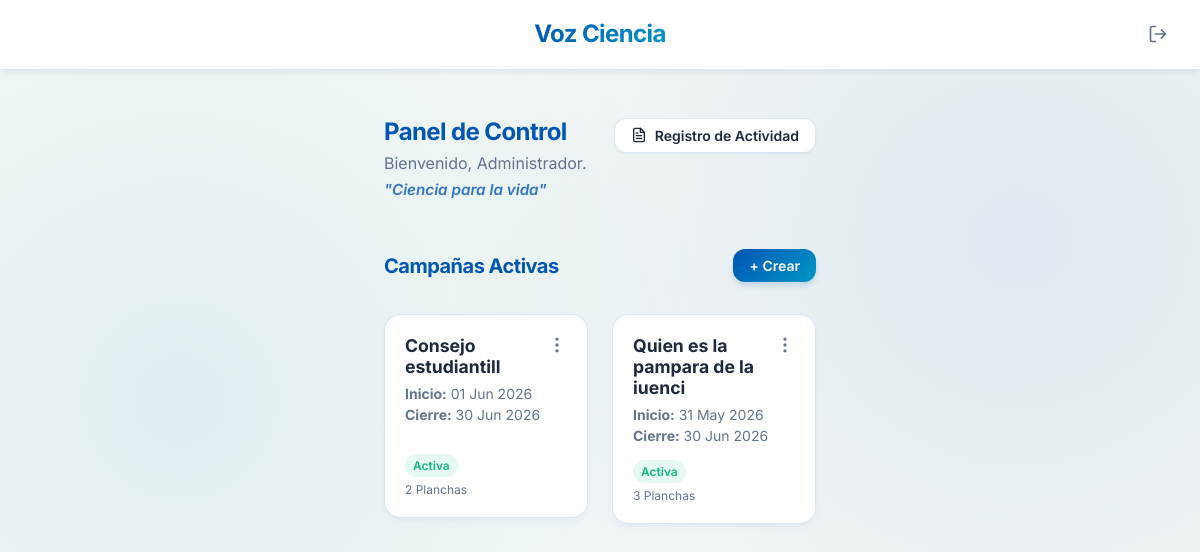
/admin-dashboard/ (signed in), run on the app's committed database.
### elections/models.py (models this page shows, shortened)
class Campana(models.Model):
    nombre_campana = models.CharField(max_length=200)
    fecha_inicio = models.DateTimeField()
    fecha_cierre = models.DateTimeField()
    esta_activa = models.BooleanField(default=True)

### elections/views.py (the view)
# urls.py: path('admin-dashboard/', AdminDashboardView.as_view(), name='admin_dashboard'),
class AdminDashboardView(LoginRequiredMixin, TemplateView):
    template_name = 'elections/admin_dashboard.html'
    def get_context_data(self, **kwargs):
        context = super().get_context_data(**kwargs)
        context['campanas'] = Campana.objects.all().order_by('-fecha_inicio')
        return context

### templates/elections/admin_dashboard.html (shortened to what this page needs)
{% extends 'base.html' %}
{% block content %}
<div class="mb-6" style="margin-top: 1rem; display: flex; justify-content: space-between; align-items: flex-start;">
    <div>
        <h2 style="font-size: 1.5rem; color: var(--primary); margin: 0;">Panel de Control</h2>
        <p class="text-muted" style="margin-top: 0.25rem; margin-bottom: 0;">Bienvenido, Administrador.</p>
        <p style="font-size: 0.95rem; color: var(--primary); font-weight: 600; font-style: italic; margin-top: 0.25rem; margin-bottom: 0; opacity: 0.8;">"Ciencia para la vida"</p>
    </div>
    <a href="{% url 'system_logs' %}" class="btn-primary" style="background: white; border: 1px solid var(--border); color: var(--text-main); padding: 0.5rem 1rem; width: auto; font-size: 0.875rem; box-shadow: 0 1px 2px rgba(0,0,0,0.05);">
        Registro de Actividad
    </a>
</div>
{% if campanas %}
    <div style="display: flex; justify-content: space-between; align-items: center; margin-top: 1.5rem; margin-bottom: 1rem;">
        <h3 style="color: var(--primary); font-size: 1.25rem; margin: 0;">Campañas Activas</h3>
        <a href="{% url 'campana_create' %}" class="btn-primary" style="width: auto; padding: 0.5rem 1rem; font-size: 0.875rem;">
            + Crear
        </a>
    </div>
    <div class="campaign-grid">
        {% for campana in campanas %}
        <div class="campaign-card">
            <div class="dropdown">
                <button class="dropdown-btn" onclick="toggleDropdown(event, 'dropdown-{{ campana.id }}')">
                    <svg xmlns="http://www.w3.org/2000/svg" width="20" height="20" viewBox="0 0 24 24" fill="none" stroke="currentColor" stroke-width="2" stroke-linecap="round" stroke-linejoin="round">
                        <circle cx="12" cy="12" r="1"></circle>
                        <circle cx="12" cy="5" r="1"></circle>
                        <circle cx="12" cy="19" r="1"></circle>
                    </svg>
                </button>
            </div>
            <div>
                <h4 style="color: var(--text-main); font-size: 1.1rem; margin-bottom: 0.5rem; padding-right: 1.5rem;">{{ campana.nombre_campana }}</h4>
                <div style="font-size: 0.875rem; color: var(--text-muted); margin-bottom: 0.25rem;">
                    <strong>Inicio:</strong> {{ campana.fecha_inicio|date:"d M Y" }}
                </div>
                <div style="font-size: 0.875rem; color: var(--text-muted);">
                    <strong>Cierre:</strong> {{ campana.fecha_cierre|date:"d M Y" }}
                </div>
            </div>
            <div style="margin-top: 1rem;">
                {% if campana.esta_activa %}
                <span style="background: rgba(16, 185, 129, 0.1); color: #10B981; padding: 0.25rem 0.5rem; border-radius: 1rem; font-size: 0.75rem; font-weight: 600;">Activa</span>
                {% else %}
                <span style="background: rgba(239, 68, 68, 0.1); color: #EF4444; padding: 0.25rem 0.5rem; border-radius: 1rem; font-size: 0.75rem; font-weight: 600;">Cerrada</span>
                {% endif %}
                <div style="margin-top: 0.5rem; font-size: 0.75rem; color: var(--text-muted);">
                    {{ campana.planchas.count }} Planchas
                </div>
            </div>
        </div>
        {% endfor %}
    </div>
{% endif %}
{% endblock %}

### static/css/index.css (style rules this page uses)
:root { --primary: #0056b3; --primary-hover: #004494; --secondary: #0096c7; --background: #f4f7f6; --surface: rgba(255, 255, 255, 0.85); --surface-light: rgba(255, 255, 255, 0.95); --text-main: #1e293b; --text-muted: #64748b; --border: rgba(0, 86, 179, 0.15); --error: #dc2626; --glass-blur: blur(16px); --shadow: 0 10px 25px -5px rgba(0, 86, 179, 0.1), 0 8px 10px -6px rgba(0, 86, 179, 0.05); --transition: all 0.3s cubic-bezier(0.4, 0, 0.2, 1); }
* { margin: 0; padding: 0; box-sizing: border-box; }
body { font-family: 'Inter', -apple-system, BlinkMacSystemFont, "Segoe UI", Roboto, sans-serif; background-color: var(--background); background-image: radial-gradient(circle at 15% 50%, rgba(0, 150, 199, 0.08) 0%, transparent 50%), radial-gradient(circle at 85% 30%, rgba(0, 86, 179, 0.08) 0%, transparent 50%); background-attachment: fixed; color: var(--text-main); min-height: 100vh; display: flex; flex-direction: column; -webkit-font-smoothing: antialiased; }
h1, h2, h3 { font-weight: 700; letter-spacing: -0.025em; line-height: 1.2; }
p { line-height: 1.5; }
.btn-primary { width: 100%; padding: 0.875rem 1.5rem; background: linear-gradient(135deg, var(--primary) 0%, var(--secondary) 100%); color: white; border: none; border-radius: 0.75rem; font-size: 1rem; font-weight: 600; cursor: pointer; transition: var(--transition); display: inline-flex; justify-content: center; align-items: center; text-decoration: none; box-shadow: 0 4px 6px -1px rgba(0, 86, 179, 0.2); }
.mb-6 { margin-bottom: 1.5rem; }
.text-muted { color: var(--text-muted); }
.campaign-grid { display: grid; grid-template-columns: repeat(auto-fill, minmax(200px, 1fr)); gap: 1.5rem; margin-top: 1rem; }
.campaign-card { background: white; border: 1px solid var(--border); border-radius: 1rem; padding: 1.25rem; display: flex; flex-direction: column; justify-content: space-between; aspect-ratio: 1 / 1; position: relative; box-shadow: inset 0 2px 4px rgba(0,0,0,0.02), 0 4px 6px -1px rgba(0,86,179,0.05); transition: var(--transition); }
.dropdown { position: absolute; top: 1rem; right: 1rem; }
.dropdown-btn { background: none; border: none; color: var(--text-muted); cursor: pointer; padding: 0.25rem; border-radius: 50%; transition: var(--transition); }

### data on the page
Campana: nombre_campana "Consejo estudiantill", fecha_inicio "01 Jun 2026", fecha_cierre "30 Jun 2026", esta_activa "Activa", planchas.count "2"
Campana: nombre_campana "Quien es la pampara de la iuenci", fecha_inicio "31 May 2026", fecha_cierre "30 Jun 2026", esta_activa "Activa", planchas.count "3"
